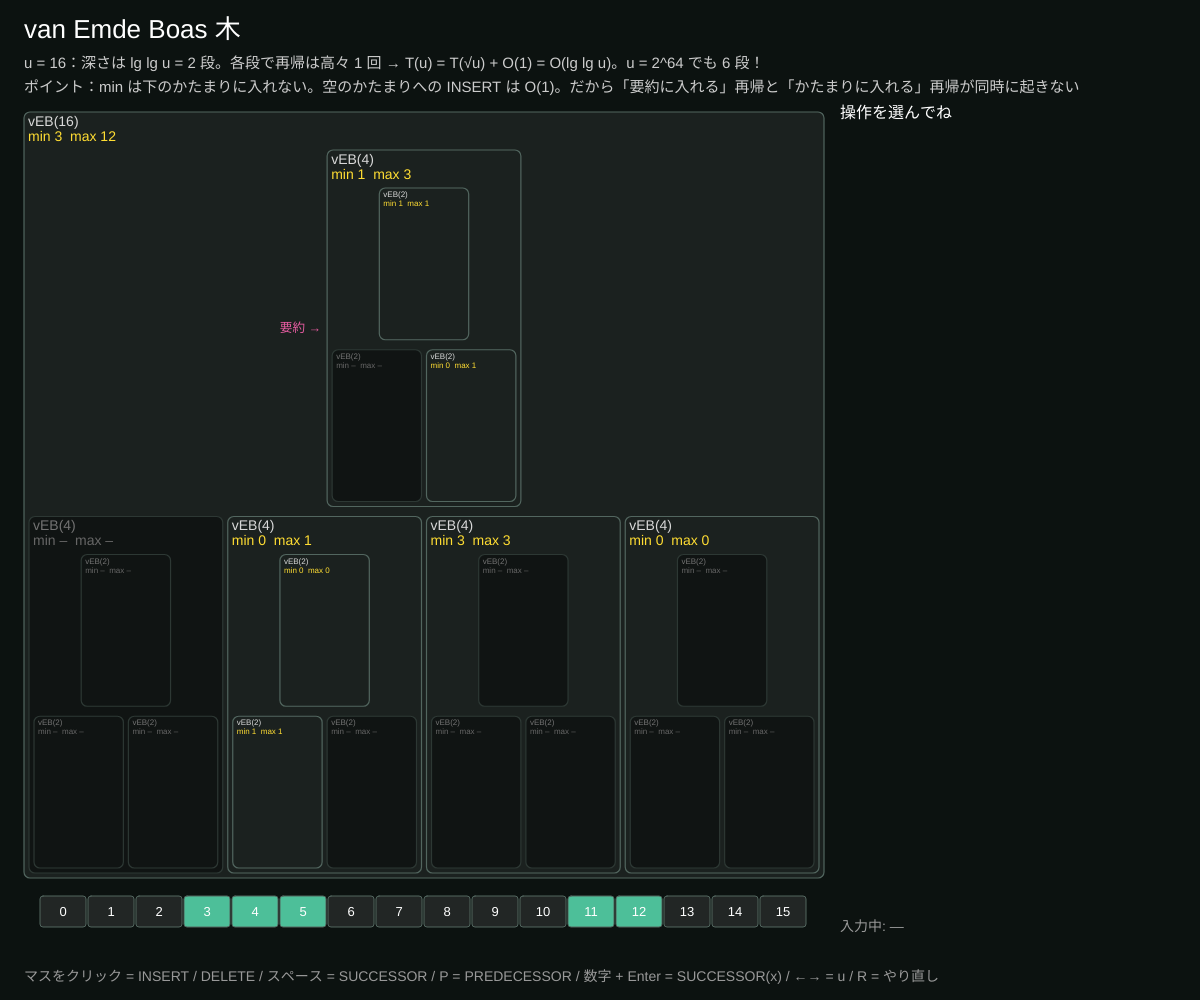
Frame 1 (no input)
Frame 60 (no input): identical to frame 1, image omitted
Frame 120 (the mouse pressed at the canvas centre since frame 60): identical to frame 1, image omitted

The p5.js sketch that drew this single still picture (run headless with seeded random() and noise() and a simulated clock; from frame 60 on, the mouse is pressed at the canvas centre):

// p5.js sketch
// ── sketch.js
// ============================================
// 09 van Emde Boas 木 ─ O(lg lg u) の魔法
// proto-vEB に「最小値 min と最大値 max」を足しただけ。しかも min はかたまりの中に入れない
// これで SUCCESSOR・INSERT・DELETE が、1 回の呼び出しにつき再帰を高々 1 回しか呼ばなくなる → T(u) = T(√u) + O(1) = O(lg lg u)
// 下のマスをクリック = INSERT / DELETE / スペース = ランダムな SUCCESSOR / P = PREDECESSOR / 数字 + Enter = SUCCESSOR(x) / ←→ = u（16・256）/ R = やり直し
// ============================================

let U = 16;           // ★ 全体の大きさ（16 か 256）
let SPEED = 0.4;      // ★ 1 コマの秒数
let START = 6;        // ★ 最初に入れる要素の数

let V, uid = 0;
let trace = [], ti = 0, timer = 0, opName = '', result = '';
let typed = '';

function setup() {
  createCanvas(windowWidth, windowHeight);
  colorMode(HSB, 360, 100, 100, 100);
  reset();
}

function mk(u) {
  let n = { u, id: uid++, min: null, max: null };
  if (u > 2) { let s = round(sqrt(u)); n.summary = mk(s); n.cluster = Array.from({ length: s }, () => mk(s)); }
  return n;
}
function reset() {
  uid = 0; V = mk(U); trace = []; opName = ''; result = '';
  for (let i = 0; i < START * (U / 16 > 1 ? 6 : 1); i++) { let x = floor(random(U)); if (member(V, x, 0, false) !== 'はい') insert(V, x, 0, false); }
}

const NIL = null;
const sqrtU = (u) => round(sqrt(u));
const high = (u, x) => floor(x / sqrtU(u));
const low = (u, x) => x % sqrtU(u);
const idx = (u, h, l) => h * sqrtU(u) + l;
function call(n, txt, d, log) { if (log) trace.push({ id: n.id, txt: `${txt.replace('V', 'vEB(' + n.u + ')')}`, d }); }
function ret(n, v, d, log) { if (log) trace.push({ id: n.id, txt: `→ ${v === NIL ? 'NIL' : v}`, d, ret: true }); return v; }

// ---------- vEB 木の操作----------
function member(n, x, d, log) {
  call(n, `MEMBER(V, ${x})`, d, log);
  if (x === n.min || x === n.max) return ret(n, 'はい', d, log);
  if (n.u === 2) return ret(n, 'いいえ', d, log);
  return ret(n, member(n.cluster[high(n.u, x)], low(n.u, x), d + 1, log), d, log);
}

function successor(n, x, d, log) {
  call(n, `SUCCESSOR(V, ${x})`, d, log);
  if (n.u === 2) return ret(n, x === 0 && n.max === 1 ? 1 : NIL, d, log);
  if (n.min !== NIL && x < n.min) return ret(n, n.min, d, log);
  let h = high(n.u, x), maxLow = n.cluster[h].max;
  if (maxLow !== NIL && low(n.u, x) < maxLow) return ret(n, idx(n.u, h, successor(n.cluster[h], low(n.u, x), d + 1, log)), d, log);
  let sc = successor(n.summary, h, d + 1, log);
  if (sc === NIL) return ret(n, NIL, d, log);
  return ret(n, idx(n.u, sc, n.cluster[sc].min), d, log);
}

function predecessor(n, x, d, log) {
  call(n, `PREDECESSOR(V, ${x})`, d, log);
  if (n.u === 2) return ret(n, x === 1 && n.min === 0 ? 0 : NIL, d, log);
  if (n.max !== NIL && x > n.max) return ret(n, n.max, d, log);
  let h = high(n.u, x), minLow = n.cluster[h].min;
  if (minLow !== NIL && low(n.u, x) > minLow) return ret(n, idx(n.u, h, predecessor(n.cluster[h], low(n.u, x), d + 1, log)), d, log);
  let pc = predecessor(n.summary, h, d + 1, log);
  if (pc === NIL) return ret(n, n.min !== NIL && x > n.min ? n.min : NIL, d, log);
  return ret(n, idx(n.u, pc, n.cluster[pc].max), d, log);
}

function insert(n, x, d, log) {
  call(n, `INSERT(V, ${x})`, d, log);
  if (n.min === NIL) { n.min = n.max = x; return ret(n, '空だったので min = max = ' + x + '（再帰なし）', d, log); }
  if (x < n.min) { let t = x; x = n.min; n.min = t; if (log) trace.push({ id: n.id, txt: `新しい min。古い min ${x} を下へ入れる`, d }); }
  if (n.u > 2) {
    let h = high(n.u, x), l = low(n.u, x);
    if (n.cluster[h].min === NIL) {
      insert(n.summary, h, d + 1, log);
      n.cluster[h].min = n.cluster[h].max = l;
      if (log) trace.push({ id: n.cluster[h].id, txt: `空のかたまりには O(1) で入れる（min = max = ${l}）`, d: d + 1 });
    } else insert(n.cluster[h], l, d + 1, log);
  }
  if (x > n.max) n.max = x;
  return ret(n, '済', d, log);
}

function del(n, x, d, log) {
  call(n, `DELETE(V, ${x})`, d, log);
  if (n.min === n.max) { n.min = n.max = NIL; return ret(n, '要素 1 個だった → 空に', d, log); }
  if (n.u === 2) { n.min = x === 0 ? 1 : 0; n.max = n.min; return ret(n, '済', d, log); }
  if (x === n.min) {
    let fc = n.summary.min;
    x = idx(n.u, fc, n.cluster[fc].min);
    n.min = x;
    if (log) trace.push({ id: n.id, txt: `min を消す → 次に小さい ${x} を新しい min にして、それを下から消す`, d });
  }
  let h = high(n.u, x);
  del(n.cluster[h], low(n.u, x), d + 1, log);
  if (n.cluster[h].min === NIL) {
    del(n.summary, h, d + 1, log);
    if (x === n.max) {
      let sm = n.summary.max;
      n.max = sm === NIL ? n.min : idx(n.u, sm, n.cluster[sm].max);
    }
  } else if (x === n.max) n.max = idx(n.u, h, n.cluster[h].max);
  return ret(n, '済', d, log);
}

function run(name, f) {
  trace = []; ti = 0; timer = 0; opName = name;
  let r = f(); result = r === NIL ? 'NIL' : r;
}
function elements() { let e = []; for (let x = 0; x < U; x++) if (member(V, x, 0, false) === 'はい') e.push(x); return e; }

// ---------- 描画 ----------
function drawVEB(n, x, y, w, h, active, seen) {
  let on = active === n.id, was = seen.has(n.id), empty = n.min === NIL;
  stroke(on ? color(50, 90, 100) : was ? color(160, 60, 80) : color(160, 20, empty ? 22 : 40));
  strokeWeight(on ? 3.5 : 1.2);
  fill(on ? color(160, 45, 28) : was ? color(160, 35, 18) : color(160, 20, empty ? 8 : 13));
  rect(x, y, w, h, 6);
  noStroke(); textAlign(LEFT, TOP);
  let ts = constrain(w * 0.075, 8, 14);
  fill(0, 0, empty ? 45 : 85); textSize(ts);
  text(`vEB(${n.u})`, x + 4, y + 3);
  fill(empty ? color(0, 0, 40) : color(50, 80, 100));
  text(`min ${n.min === NIL ? '–' : n.min}  max ${n.max === NIL ? '–' : n.max}`, x + 4, y + 4 + ts);
  if (n.u === 2 || w < 110 || h < 90) return;
  let s = sqrtU(n.u), pad = 5, top = 10 + ts * 2;
  let cw = (w - pad * (s + 1)) / s, ch = (h - top - pad * 3) / 2;
  drawVEB(n.summary, x + w / 2 - cw / 2, y + top, cw, ch, active, seen);
  noStroke(); fill(330, 60, 90); textAlign(RIGHT, CENTER); textSize(ts * 0.9);
  if (w > 300) text('要約 →', x + w / 2 - cw / 2 - 6, y + top + ch / 2);
  for (let i = 0; i < s; i++) drawVEB(n.cluster[i], x + pad + i * (cw + pad), y + top + ch + pad * 2, cw, ch, active, seen);
}

function cellGeom() {
  let W = width - 400, per = U === 16 ? 16 : 32, rows = U / per, cw = min(48, W / per);
  let ch = U === 16 ? 34 : 20;
  return { W, per, rows, cw, ch, x0: 24 + W / 2 - (per * cw) / 2, y0: height - 70 - rows * ch };
}

function draw() {
  background(160, 35, 7);
  if (trace.length && ti < trace.length - 1) { timer += deltaTime / 1000; if (timer > SPEED) { timer = 0; ti++; } }
  let cur = trace.length ? trace[ti] : null;
  let seen = new Set(trace.slice(0, ti + 1).map((t) => t.id));
  let g = cellGeom();
  drawVEB(V, 24, 112, g.W, g.y0 - 130, cur ? cur.id : -1, seen);

  let el = new Set(elements());
  for (let i = 0; i < U; i++) {
    let x = g.x0 + (i % g.per) * g.cw, y = g.y0 + floor(i / g.per) * g.ch;
    stroke(160, 20, 40); strokeWeight(1);
    fill(el.has(i) ? color(160, 60, 75) : color(160, 10, 15));
    rect(x, y, g.cw - 2, g.ch - 3, 3);
    noStroke(); fill(0, 0, 100); textAlign(CENTER, CENTER); textSize(U === 16 ? 13 : 9); text(i, x + g.cw / 2 - 1, y + g.ch / 2 - 1);
  }

  let px = width - 360;
  textAlign(LEFT, TOP); noStroke(); fill(0, 0, 100); textSize(16);
  let calls = trace.filter((t) => !t.ret && t.txt.includes('(')).length;
  let depth = trace.reduce((m, t) => max(m, t.d), 0);
  text(opName ? `${opName}\n呼び出し ${calls} 回・最大の深さ ${depth}` : '操作を選んでね', px, 106);
  let shown = trace.slice(0, ti + 1), start = max(0, shown.length - 26);
  textSize(12);
  shown.slice(start).forEach((t, j) => {
    fill(t.ret ? color(140, 50, 85) : start + j === ti ? color(50, 90, 100) : color(0, 0, 80));
    text(t.txt, px + t.d * 16, 152 + j * 18, 340 - t.d * 16);
  });
  if (trace.length && ti === trace.length - 1) { fill(50, 90, 100); textSize(17); text(`答え：${result}`, px, height - 110); }

  fill(0, 0, 100); textSize(26); text('van Emde Boas 木', 24, 18);
  textSize(15); fill(0, 0, 80);
  let lglg = round(log(log(U) / log(2)) / log(2));
  text(`u = ${U}：深さは lg lg u = ${lglg} 段。各段で再帰は高々 1 回 → T(u) = T(√u) + O(1) = O(lg lg u)。u = 2^64 でも 6 段！`, 24, 56);
  text('ポイント：min は下のかたまりに入れない。空のかたまりへの INSERT は O(1)。だから「要約に入れる」再帰と「かたまりに入れる」再帰が同時に起きない', 24, 80);
  fill(0, 0, 60); textSize(14);
  text(`入力中: ${typed || '―'}`, px, height - 80);
  text('マスをクリック = INSERT / DELETE / スペース = SUCCESSOR / P = PREDECESSOR / 数字 + Enter = SUCCESSOR(x) / ←→ = u / R = やり直し', 24, height - 30);
}

function mousePressed() {
  let g = cellGeom();
  let c = floor((mouseX - g.x0) / g.cw), r = floor((mouseY - g.y0) / g.ch);
  if (c < 0 || c >= g.per || r < 0 || r >= g.rows) return;
  let i = r * g.per + c;
  if (member(V, i, 0, false) === 'はい') run(`DELETE(${i})`, () => del(V, i, 0, true));
  else run(`INSERT(${i})`, () => insert(V, i, 0, true));
}

function keyPressed() {
  if (key >= '0' && key <= '9') { typed = (typed + key).slice(-3); return; }
  if (key === 'Backspace') { typed = typed.slice(0, -1); return; }
  if (key === 'Enter' && typed) { let x = constrain(int(typed), 0, U - 1); run(`SUCCESSOR(${x})`, () => successor(V, x, 0, true)); typed = ''; return; }
  if (key === ' ') { let x = floor(random(U)); run(`SUCCESSOR(${x})`, () => successor(V, x, 0, true)); return false; }
  if (key === 'p' || key === 'P') { let x = floor(random(U)); run(`PREDECESSOR(${x})`, () => predecessor(V, x, 0, true)); }
  if (key === 'ArrowRight' && U !== 256) { U = 256; reset(); }
  if (key === 'ArrowLeft' && U !== 16) { U = 16; reset(); }
  if (key === 'r' || key === 'R') reset();
}

function windowResized() { resizeCanvas(windowWidth, windowHeight); }
